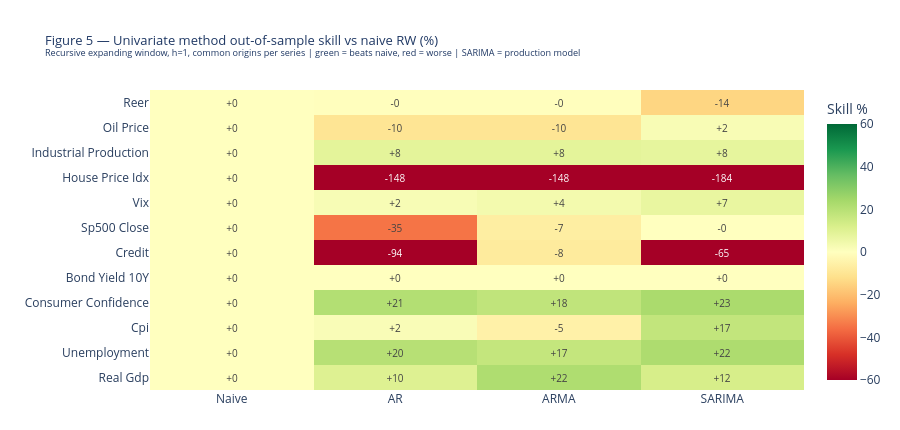

Notebook cell for this chart:
### Markdown cell above
## **7: Multiple Univariate Forecasting Methods — Out-of-Sample Horse Race**

Section 6 validates the production SARIMA against a naive random walk. This section widens that to a single-family parsimony ladder — **naive random walk, AR, ARMA, and SARIMA** — raced on an identical recursive out-of-sample design, so the choice of SARIMA as the Stage-A forecaster is justified empirically rather than assumed. AR and ARMA are non-seasonal ARIMA$(p,d,0)$ and $(p,d,q)$; their orders are selected once on the fitting sample exactly as the production SARIMA order is, then re-estimated recursively. Ranking is by realised out-of-sample accuracy, which — unlike in-sample AIC across transforms — is not subject to the change-of-variables Jacobian caveat. Production forecasts are unchanged.

### Code cell
# ── Multiple univariate forecasting methods — out-of-sample horse race ─────────
# The production Stage-A forecaster is SARIMA (Sections 2-4); this section does NOT
# change those forecasts. It JUSTIFIES the choice by racing SARIMA against a compact
# parsimony ladder of univariate methods under an identical recursive OOS design:
#     Naive (random walk)  ->  AR  ->  ARMA  ->  SARIMA
#
# Design (audit notes):
#   * Same expanding-window, h=1 origins and the same COVID-dropped fitting series as
#     Section 6, so every method is graded on the same target quarters.
#   * Every method is scored on a COMMON origin set per series (an origin is kept only
#     if all methods return a finite forecast) -> RMSEs are directly comparable and the
#     HLN-corrected Diebold-Mariano test is valid.
#   * AR   = non-seasonal ARIMA(p,d,0);  ARMA = non-seasonal ARIMA(p,d,q). Their orders
#     are selected once on df_hist (exactly as the production SARIMA order is) and then
#     re-estimated recursively at each origin, so all model-based methods share one
#     information set. AR/ARMA/ETS run on the raw level; SARIMA on its production
#     AIC-selected transform (so its column reproduces the Section 6 table).
#   * Selection here is by realised OOS accuracy, NOT by AIC across transforms, so this
#     cross-method comparison is immune to the change-of-variables (Jacobian) caveat
#     that applies to the in-sample transform selection.

from pmdarima import auto_arima

METHOD_ORDER = ['Naive', 'AR', 'ARMA', 'SARIMA']

# AR / ARMA orders selected once per series on df_hist (mirrors the production SARIMA
# order selection), cached, then re-estimated recursively inside the backtest.
_simple_orders = {}
def _select_simple_orders(var):
    if var in _simple_orders:
        return _simple_orders[var]
    y = df_hist[var].dropna().astype(float)
    common = dict(seasonal=False, max_p=4, max_d=2, stepwise=True,
                  suppress_warnings=True, error_action='ignore')
    ar_o   = auto_arima(y, start_q=0, max_q=0, **common).order          # ARIMA(p,d,0)
    arma_o = auto_arima(y, start_q=0, max_q=3, **common).order          # ARIMA(p,d,q)
    _simple_orders[var] = (ar_o, arma_o)
    return ar_o, arma_o

def _f_arima(train, order):
    r = SARIMAX(train, order=order, enforce_stationarity=False,
                enforce_invertibility=False).fit(disp=False, maxiter=50)
    return float(np.asarray(r.forecast(1).iloc[-1]).ravel()[-1])


def _f_sarima(train, order, sorder, tf_name):
    yt, inv = _train_transform(train, tf_name)   # production transform, refit per origin
    r = SARIMAX(yt, order=order, seasonal_order=sorder,
                enforce_stationarity=False, enforce_invertibility=False
                ).fit(disp=False, maxiter=50)
    return float(np.asarray(inv(r.forecast(1).iloc[-1])).ravel()[-1])

def method_horse_race(var, min_train=BACKTEST_MIN_TRAIN):
    """Recursive expanding-window, 1-step OOS forecasts for every method on a common
    origin set. Returns {method: error_array} and the number of common origins."""
    res = results[var]
    order, sorder, tf = res['order'], res['seasonal_order'], res['transformation']
    ar_o, arma_o = _select_simple_orders(var)
    s = df_hist[var].dropna(); qi = s.index
    start = min(min_train, max(40, len(s) - 24))
    fc = {mm: [] for mm in METHOD_ORDER}; act = []
    for t in range(start, len(s)):
        tr = s.iloc[:t]; a = float(s.iloc[t])
        if (qi[t].to_period('Q') - qi[t - 1].to_period('Q')).n != 1:   # gap guard (COVID join)
            continue
        fc['Naive'].append(float(tr.iloc[-1]))
        for mm, od in (('AR', ar_o), ('ARMA', arma_o)):
            try:
                fc[mm].append(_f_arima(tr, od))
            except Exception:
                fc[mm].append(np.nan)
        try:
            fc['SARIMA'].append(_f_sarima(tr, order, sorder, tf))
        except Exception:
            fc['SARIMA'].append(np.nan)
        act.append(a)
    A = np.array(act); Fc = {mm: np.array(fc[mm]) for mm in METHOD_ORDER}
    common = np.all([np.isfinite(Fc[mm]) for mm in METHOD_ORDER], axis=0)
    A = A[common]
    return {mm: A - Fc[mm][common] for mm in METHOD_ORDER}, int(common.sum())

# ── Run the race for every forecast series ──────────────────────────────────────
print('Univariate method horse race | recursive expanding | h=1 | '
      'skill = 100*(1 - RMSE/RMSE_naive) | HLN-DM vs naive\n')
race_rows, race_errors = [], {}
for var in RAW_TO_FORECAST:
    if var not in results:
        continue
    E, n = method_horse_race(var)
    if n < 3:
        continue
    race_errors[var] = E
    rmse  = {mm: float(np.sqrt(np.mean(E[mm] ** 2))) for mm in METHOD_ORDER}
    skill = {mm: 100 * (1 - rmse[mm] / rmse['Naive']) if rmse['Naive'] else np.nan
             for mm in METHOD_ORDER}
    best = min(METHOD_ORDER, key=lambda k: rmse[k])
    _, p_sar = dm_hln(E['Naive'], E['SARIMA'])    # SARIMA vs naive (two-sided)
    _, p_bst = dm_hln(E['SARIMA'], E[best])        # best vs SARIMA (two-sided)
    tag = 'Yes' if best == 'SARIMA' else ('~' if (np.isfinite(p_bst) and p_bst > DM_ALPHA) else 'No')
    ratio = rmse['SARIMA'] / rmse[best] if rmse[best] else np.nan   # >1 => SARIMA worse than best
    row = {'Variable': var, 'n': n, 'Best method': best, 'SARIMA=best?': tag,
           'SARIMA vs naive p': round(p_sar, 4) if np.isfinite(p_sar) else None,
           'ratio_vs_best': ratio}
    for mm in METHOD_ORDER:
        row[mm] = round(skill[mm], 1)
    race_rows.append(row)

race = pd.DataFrame(race_rows)
show = ['Variable', 'n'] + METHOD_ORDER + ['Best method', 'SARIMA=best?', 'SARIMA vs naive p']
print('OOS skill vs naive RW (%, higher = better; Naive = 0 by construction):')
print(race[show].to_string(index=False))
print("\n  'SARIMA=best?':  Yes = SARIMA has the lowest OOS RMSE | "
      f"~ = a method edges it but the HLN-DM gap is not significant at {DM_ALPHA:.0%} | "
      "No = another method is significantly better")
n_best = int((race['Best method'] == 'SARIMA').sum())
n_sig  = int((race['SARIMA=best?'] == 'No').sum())
material = race.loc[race['ratio_vs_best'] > 1.5, ['Variable', 'Best method', 'ratio_vs_best']]
print(f"\n  SARIMA has the lowest OOS RMSE on {n_best}/{len(race)} series. On the other "
      f"{len(race) - n_best}, another method is lower; the gap is statistically "
      f"significant (HLN-DM, {DM_ALPHA:.0%}) on {n_sig} of them.")
if not material.empty:
    lst = ', '.join(f"{r['Variable']} ({r['Best method']}, {r['ratio_vs_best']:.1f}x)"
                    for _, r in material.iterrows())
    print(f"  Materiality caveat: statistical non-significance here is partly a power "
          f"issue (heavy-tailed h=1 errors, n<=75). SARIMA's OOS RMSE is >1.5x the best "
          f"method's on: {lst}. These are candidates for a per-series production model.")

# ── Export comparison table (CSV + booktabs LaTeX) ──────────────────────────────
try:
    LOCAL_OUTPUT.mkdir(parents=True, exist_ok=True)
    rp = LOCAL_OUTPUT / 'univariate_methods_OOS_US.csv'
    race[show].to_csv(rp, index=False); print(f'\nMethod comparison -> {rp}')
except Exception as e:
    print(f'\n(method CSV not written: {e})')

def race_to_latex(df):
    cols = METHOD_ORDER
    head = ' & '.join(['Variable'] + cols + ['Best']) + r' \\'
    out = [r'\begin{tabular}{l' + 'r' * len(cols) + 'l}', r'  \toprule', '  ' + head, r'  \midrule']
    for _, r in df.iterrows():
        vals = ' & '.join(f"${r[m]}$" for m in cols)
        out.append('  {} & {} & {} \\\\'.format(
            r['Variable'].replace('_', r'\_'), vals, r['Best method']))
    out += [r'  \bottomrule', r'\end{tabular}']
    return '\n'.join(out)
try:
    tp = LOCAL_OUTPUT / 'univariate_methods_OOS_US.tex'
    tp.write_text(race_to_latex(race)); print(f'LaTeX table    -> {tp}')
except Exception as e:
    print(f'(LaTeX not written: {e})')

# ── Figure 5 — OOS skill heatmap (methods x series) ─────────────────────────────
z = race[METHOD_ORDER].values.astype(float)
ylab = [v.replace('us_', '').replace('_', ' ').title() for v in race['Variable']]
fig5 = go.Figure(go.Heatmap(
    z=z, x=METHOD_ORDER, y=ylab, zmid=0, colorscale='RdYlGn',
    text=[[f'{v:+.0f}' for v in r] for r in z], texttemplate='%{text}',
    textfont=dict(size=10), colorbar=dict(title='Skill %'),
    zmin=-60, zmax=60))
fig5.update_layout(
    title=dict(text='Figure 5 \u2014 Univariate method out-of-sample skill vs naive RW (%)<br>'
                    '<sup>Recursive expanding window, h=1, common origins per series | '
                    'green = beats naive, red = worse | SARIMA = production model</sup>',
               font=dict(size=13, color=NAVY)),
    template=TEMPLATE, height=430, margin=dict(t=90, b=40, l=150, r=20))
fig5.show()

### Figure 1 — Plotly figure (JSON) as saved in the notebook; plotly's stock layout.template omitted (floating-point values rounded to 4 significant figures)
{"data": [{"colorbar": {"title": {"text": "Skill %"}}, "colorscale": [[0, "rgb(165,0,38)"], [0.1, "rgb(215,48,39)"], [0.2, "rgb(244,109,67)"], [0.3, "rgb(253,174,97)"], [0.4, "rgb(254,224,139)"], [0.5, "rgb(255,255,191)"], [0.6, "rgb(217,239,139)"], [0.7, "rgb(166,217,106)"], [0.8, "rgb(102,189,99)"], [0.9, "rgb(26,152,80)"], [1, "rgb(0,104,55)"]], "text": [["+0", "+10", "+22", "+12"], ["+0", "+20", "+17", "+22"], ["+0", "+2", "-5", "+17"], ["+0", "+21", "+18", "+23"], ["+0", "+0", "+0", "+0"], ["+0", "-94", "-8", "-65"], ["+0", "-35", "-7", "-0"], ["+0", "+2", "+4", "+7"], ["+0", "-148", "-148", "-184"], ["+0", "+8", "+8", "+8"], ["+0", "-10", "-10", "+2"], ["+0", "-0", "-0", "-14"]], "textfont": {"size": 10}, "texttemplate": "%{text}", "type": "heatmap", "x": ["Naive", "AR", "ARMA", "SARIMA"], "y": ["Real Gdp", "Unemployment", "Cpi", "Consumer Confidence", "Bond Yield 10Y", "Credit", "Sp500 Close", "Vix", "House Price Idx", "Industrial Production", "Oil Price", "Reer"], "z": [[0.0, 10.4, 21.8, 12.4], [0.0, 20.1, 17.0, 22.1], [0.0, 1.9, -5.3, 17.3], [0.0, 20.9, 18.0, 22.9], [0.0, 0.0, 0.0, 0.0], [0.0, -94.5, -7.8, -64.8], [0.0, -34.8, -6.6, -0.0], [0.0, 2.4, 3.9, 7.1], [0.0, -148.3, -148.3, -184.0], [0.0, 8.5, 8.5, 7.8], [0.0, -9.9, -9.9, 2.3], [0.0, -0.5, -0.5, -14.5]], "zmax": 60, "zmid": 0, "zmin": -60}], "layout": {"height": 430, "margin": {"b": 40, "l": 150, "r": 20, "t": 90}, "title": {"font": {"color": "#1F3864", "size": 13}, "text": "Figure 5 — Univariate method out-of-sample skill vs naive RW (%)<br><sup>Recursive expanding window, h=1, common origins per series | green = beats naive, red = worse | SARIMA = production model</sup>"}}}
